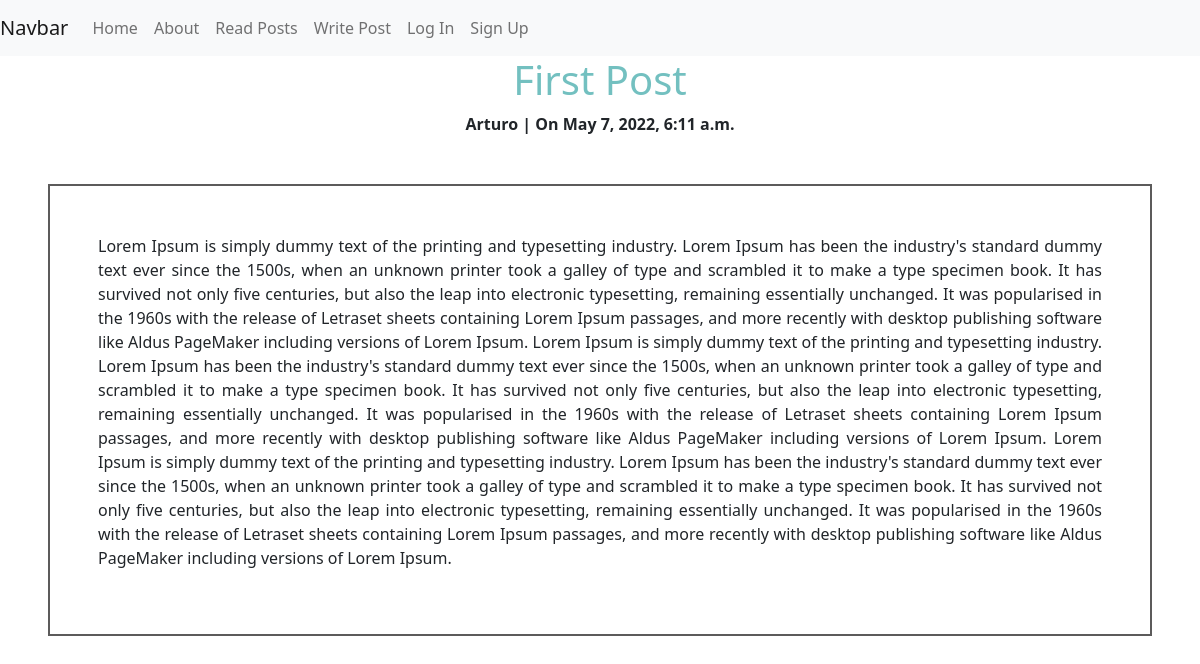
Page /posts/3 on the committed database.
### posts/models.py (models this page shows, shortened)
class Post(models.Model):
        title = models.CharField(max_length=256)
        author=models.ForeignKey(
            'auth.User',
            on_delete=models.CASCADE,
            null=True,default=None
        )
        body=models.TextField()
        created_on=models.DateTimeField(auto_now_add=True)

### posts/views.py (the view)
# urls.py: path('<int:pk>',PostDetailView.as_view(),name='post_detail'),
class PostDetailView(DetailView):
    template_name='posts/detail.html'
    model=Post

### templates/posts/detail.html (shortened to what this page needs)
{% extends 'base.html' %}
{% block content %}
<div class="detail-header">
    <h1 class="title-h1">{{post.title}}</h1>
    <strong class="author-name">{{post.author}} | On {{post.created_on}}</strong>
</div>
<div class="detail-container">
    <p>{{post.body}}</p>
</div>
{% endblock content %}

### static/css/base.css (style rules this page uses)
h1 { text-align: center; }
.title-h1 { text-align: center; color: rgb(115, 192, 192); }
.detail-container { padding: 3rem; margin: 3rem; text-align: justify; border:2px solid rgb(92, 91, 91); }
.detail-header { text-align: center; }

### rows in the picture
Post: title "First Post", author "Arturo", created_on "May 7, 2022, 6:11 a.m.", body "Lorem Ipsum is simply dummy text of the printing and typesetting industry. Lorem Ipsum has been the industry's standard dummy text ever since the 1500s, when an unknown printer took a galley of type and scrambled it to make a type specimen book. It has survived not only five centuries, but also the leap into electronic typesetting, remaining essentially unchanged. It was popularised in the 1960s with the release of Letraset sheets containing Lorem Ipsum passages, and more recently with desktop publishing software like Aldus PageMaker including versions of Lorem Ipsum. Lorem Ipsum is simply dummy text of the printing and typesetting industry. Lorem Ipsum has been the industry's standard…"
